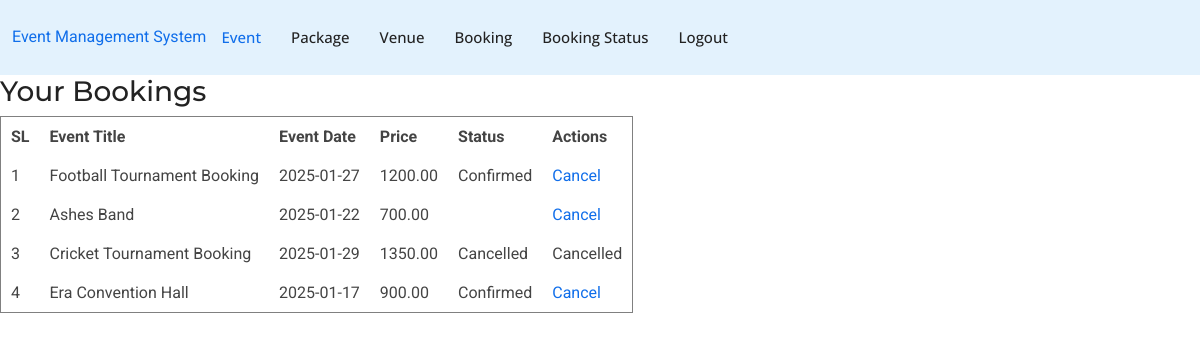
The page /usar-booking-list.php (signed in) on the database as committed earlier.
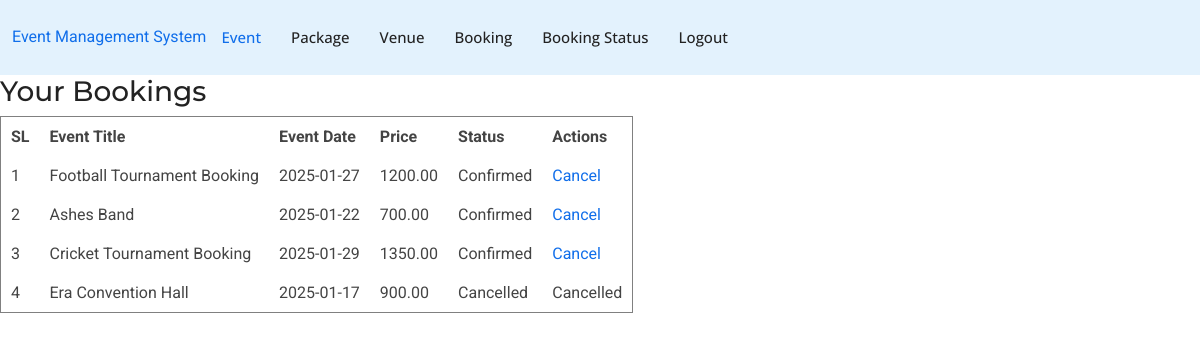
The same page on the database as committed later.
### tables this page shows
CREATE TABLE `bookings` (
  `id` int(11) NOT NULL,
  `user_id` int(11) NOT NULL,
  `event_id` int(11) NOT NULL,
  `booking_date` timestamp NOT NULL DEFAULT current_timestamp(),
  `status` varchar(255) DEFAULT NULL
);

CREATE TABLE `events` (
  `id` int(11) NOT NULL,
  `event_title` varchar(255) NOT NULL,
  `event_date` date NOT NULL,
  `event_time` time NOT NULL,
  `event_location` varchar(255) NOT NULL,
  `event_description` text NOT NULL,
  `price` decimal(10,2) NOT NULL,
  `event_image` varchar(255) NOT NULL,
  `created_at` timestamp NOT NULL DEFAULT current_timestamp()
);

### usar-booking-list.php (the view, shortened to what this page needs)
<?php
include('connect.php');
include('header.php');
$current_user_id = $_SESSION['uid'];
$sql = "SELECT bookings.id AS booking_id,
               events.event_title,
               events.event_date,
               events.price,
               bookings.status
        FROM bookings
        JOIN events ON bookings.event_id = events.id
        WHERE bookings.user_id = '$current_user_id'
        ORDER BY bookings.booking_date DESC";
$result = mysqli_query($connect, $sql);
?>
<!DOCTYPE html>
<html lang="en">
<head>
</head>
<body>
    <h3>Your Bookings</h3>
    <table border="1" cellpadding="10" cellspacing="0">
        <thead>
            <tr>
                <th>SL</th>
                <th>Event Title</th>
                <th>Event Date</th>
                <th>Price</th>
                <th>Status</th>
                <th>Actions</th>
            </tr>
        </thead>
        <tbody>
            <?php
            if (mysqli_num_rows($result) > 0) {
                $sl = 1;
                while ($row = mysqli_fetch_assoc($result)) {
                    echo "<tr>
                            <td>{$sl}</td>
                            <td>{$row['event_title']}</td>
                            <td>{$row['event_date']}</td>
                            <td>{$row['price']}</td>
                            <td>{$row['status']}</td>
                            <td>";
                    if ($row['status'] != 'Cancelled') {
                        echo "<a href='user-booking-list.php?action=cancel&id={$row['booking_id']}'
                              onclick='return confirm(\"Are you sure you want to cancel this booking?\")'>Cancel</a>";
                    } else {
                        echo "Cancelled";
                    }
                    echo "</td>
                          </tr>";
                    $sl++;
                }
            } else {
                echo "<tr><td colspan='6'>No bookings found.</td></tr>";
            }
            ?>
        </tbody>
    </table>
</body>
</html>

### header.php (shortened to what this page needs)
<link href="assets/vendor/bootstrap/css/bootstrap.min.css" rel="stylesheet">
<link href="assets/vendor/bootstrap-icons/bootstrap-icons.css" rel="stylesheet">
<link href="assets/vendor/aos/aos.css" rel="stylesheet">
<link href="assets/vendor/glightbox/css/glightbox.min.css" rel="stylesheet">
<link href="assets/vendor/swiper/swiper-bundle.min.css" rel="stylesheet">
<link href="assets/css/main.css" rel="stylesheet">
<nav class="navbar navbar-light" style="background-color: #e3f2fd;">
    <div class="branding d-flex align-items-center">
        <div class="container position-relative d-flex align-items-center justify-content-between">
            <a href="index.html" class="logo d-flex align-items-center">
                <span class="sitename"><a href="main.php">Event Management System</a></span>
            </a>
            <nav id="navmenu" class="navmenu">
                <ul>
                    <li><a href="main.php" class="active">Event</a></li>
                    <?php
                    if (isset($_SESSION['uid'])) {
                        $type = $_SESSION['type'];
                        if ($type == 1) {
                            echo '
                                <li><a href="package.php">Package</a></li>
                                <li><a href="venue.php">Venue</a></li>
                                <li><a href="logout.php">Logout</a></li>
                            ';
                        } elseif ($type == 2) {
                            echo '
                                <li><a href="package.php">Package</a></li>
                                <li><a href="venue.php">Venue</a></li>
                                <li><a href="booking.php">Booking</a></li>
                                <li><a href="usar-booking-list.php">Booking Status</a></li>
                                <li><a href="logout.php">Logout</a></li>
                            ';
                        }
                    } else {
                        echo '
                            <li><a href="login.php">Login</a></li>
                            <li><a href="register.php">Register</a></li>
                        ';
                    }
                    ?>
                </ul>
            </nav>
        </div>
    </div>
</nav>

### assets/css/main.css (style rules this page uses)
:root { --default-font: "Roboto", system-ui, -apple-system, "Segoe UI", Roboto, "Helvetica Neue", Arial, "Noto Sans", "Liberation Sans", sans-serif, "Apple Color Emoji", "Segoe UI Emoji", "Segoe UI Symbol", "Noto Color Emoji"; --heading-font: "Montserrat", sans-serif; --nav-font: "Open Sans", sans-serif; }
:root { --background-color: #ffffff; --default-color: #444444; --heading-color: #222222; --accent-color: #106eea; --surface-color: #ffffff; --contrast-color: #ffffff; }
:root { --nav-color: #222222; --nav-hover-color: #106eea; --nav-mobile-background-color: #ffffff; --nav-dropdown-background-color: #ffffff; --nav-dropdown-color: #222222; --nav-dropdown-hover-color: #106eea; }
:root { scroll-behavior: smooth; }
body { color: var(--default-color); background-color: var(--background-color); font-family: var(--default-font); }
a { color: var(--accent-color); text-decoration: none; transition: 0.3s; }
h1, h2, h3, h4, h5, h6 { color: var(--heading-color); font-family: var(--heading-font); }
@media (min-width: 1200px) { .navmenu { padding: 0; } }
@media (min-width: 1200px) { .navmenu ul { margin: 0; padding: 0; display: flex; list-style: none; align-items: center; } }
@media (min-width: 1200px) { .navmenu li { position: relative; } }
@media (min-width: 1200px) { .navmenu a, .navmenu a:focus { color: var(--nav-color); padding: 18px 15px; font-size: 15px; font-family: var(--nav-font); font-weight: 500; display: flex; align-items: center; justify-content: space-between; white-space: nowrap; transition: 0.3s; } }
@media (min-width: 1200px) { .navmenu li:last-child a { padding-right: 0; } }
@media (min-width: 1200px) { .navmenu li:hover>a, .navmenu .active, .navmenu .active:focus { color: var(--nav-hover-color); } }

Rows that differ between the two databases and show on the page:
changed bookings "Ashes Band": status (not shown) → "Confirmed"
changed bookings "Cricket Tournament Booking": status "Cancelled" → "Confirmed"; status "Cancelled" → "Cancel"
changed bookings "Era Convention Hall": status "Confirmed" → "Cancelled"; status "Cancel" → "Cancelled"
